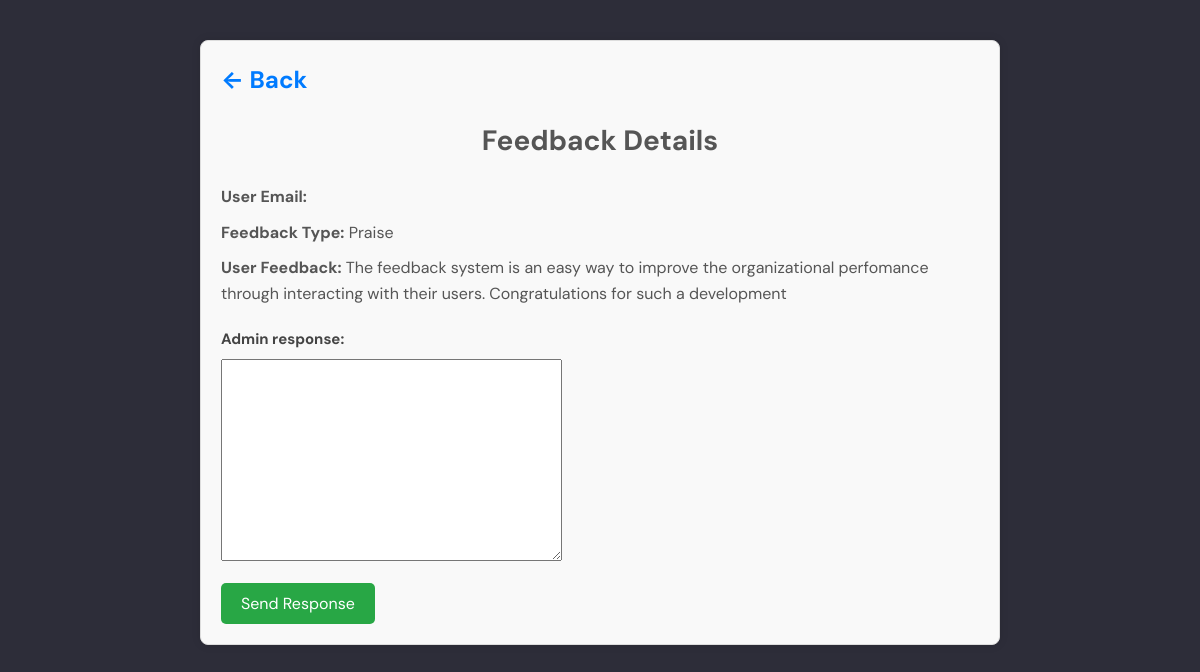
The app's page /reply_feedback/12/ with its own data.
### base/models.py (models this page shows, shortened)
class UserFeedback(models.Model):
    organization = models.ForeignKey(RegisteredOrg, on_delete=models.CASCADE, null=True)
    user_email = models.EmailField(max_length=200, null=True, blank=True)
    feedback_type = models.ForeignKey(FeedbackType, on_delete=models.CASCADE, null=True, blank=True)
    user_feedback = models.TextField()
    user_ratings = models.IntegerField(null=True, blank=True)
    submited_to = models.EmailField(max_length=100, null=True, blank=True)
    submit_date = models.DateTimeField(auto_now_add=True)
    admin_response = models.TextField(null=True, blank=True)
    response_sent = models.BooleanField(default=False)

class FeedbackType(models.Model):
    name = models.CharField(max_length=100, null=True)
    def __str__(self) :
        return self.name

### base/views_admin.py (the view, shortened to what this page needs)
# urls.py: path('reply_feedback/<str:pk>/', views_admin.reply_feedback, name="reply_feedback"),
def reply_feedback(request, pk):
    feedback = UserFeedback.objects.get(id=pk)
    form = AdminResponseForm(instance=feedback)
    context = {'feedback': feedback, 'form': form}
    return render(request, 'base/reply_feedback.html', context)

### base/forms.py
class AdminResponseForm(ModelForm):
    class Meta:
        model = UserFeedback
        fields = ['admin_response']

### base/templates/base/reply_feedback.html (shortened to what this page needs)
{% extends 'index.html' %} {% block content %}
<div class="feedback-container" style="max-width: 800px; margin: 40px auto; padding: 20px; border: 1px solid #ddd; border-radius: 8px; box-shadow: 0px 0px 10px rgba(0, 0, 0, 0.1);">
    <h1 style="margin-bottom: 20px; font-size: 24px; color: #333;">
        <a href="{% url 'admins_page' feedback.organization.id %}" style="color: #007bff; text-decoration: none;">← Back</a>
    </h1>
    <h1 style="text-align: center; font-size: 28px; color: #555; margin-bottom: 20px;">Feedback Details</h1>
    <div class="feedback-details" style="margin-bottom: 20px;">
        <p><strong>User Email:</strong> {{ feedback.user_email }}</p>
        <p><strong>Feedback Type:</strong> {{ feedback.feedback_type }}</p>
        <p><strong>User Feedback:</strong> {{ feedback.user_feedback }}</p>
    </div>
    {% if feedback.response_sent %}
    <div class="admin-response" style="background-color: #f9f9f9; padding: 15px; border: 1px solid #eee; border-radius: 5px;">
        <p><strong>Admin Response:</strong> {{ feedback.admin_response }}</p>
    </div>
    {% else %}
    <form method="POST" style="margin-top: 20px;">
        <div class="form-group" style="margin-bottom: 15px;">
            {{ form.admin_response.label_tag }} {{ form.admin_response }}
        </div>
        <button type="submit" class="btn-submit" style="background-color: #28a745; color: #fff; padding: 10px 20px; border: none; border-radius: 5px; cursor: pointer; font-size: 16px;">
                Send Response
            </button>
    </form>
    {% endif %}
</div>
{% endblock %}

### static/css/styless.css (style rules this page uses)
.form-group label { display: block; font-weight: bold; color: #444; margin-bottom: 8px; }
.feedback-details p { font-size: 16px; color: #555; margin: 10px 0; }

### static/css/style.css (style rules this page uses)
:root { --color-main: #71c6dd; --color-main-light: #e1f6fb; --color-dark: #3f4156; --color-dark-medium: #51546e; --color-dark-light: #696d97; --color-light: #e5e5e5; --color-gray: #8b8b8b; --color-light-gray: #b2bdbd; --color-bg: #2d2d39; --color-success: #5dd693; --color-error: #fc4b0b; }
* { font-family: "DM Sans", -apple-system, BlinkMacSystemFont, "Segoe UI", Roboto, Oxygen, Ubuntu, Cantarell, "Open Sans", "Helvetica Neue", sans-serif; margin: 0; padding: 0; box-sizing: border-box; text-rendering: optimizeLegibility; font-size: inherit; }
html { font-size: 56.25%; }
@media only screen and (min-width: 1200px) { html { font-size: 62.5%; } }
body { line-height: 1.6; font-weight: 400; font-size: 1.5rem; color: var(--color-light-gray); background-color: var(--color-bg); min-height: 100vh; }
a { display: inline-block; color: var(--color-main); text-decoration: none; }

### static/css/template2.css (style rules this page uses)
:root { --site-footer-bg-color: #44525d; --custom-btn-bg-color: #597081; --custom-btn-bg-hover-color: #5bc1ac; --secondary-color: #5a6f80; --white-color: #ffffff; --primary-color: #5bc1ac; --section-bg-color: #f0f8ff; --custom-btn-bg-color: #597081; --custom-btn-bg-hover-color: #5bc1ac; }
.feedback-container { max-width: 600px; margin: 0 auto; padding: 20px; background-color: #f9f9f9; border-radius: 8px; box-shadow: 0 0 10px rgba(0, 0, 0, 0.1); }
.form-group { margin-bottom: 15px; }

### records on screen
UserFeedback: feedback_type "Praise", user_feedback "The feedback system is an easy way to improve the organizational perfomance through interacting with their users. Congratulations for such a development"
